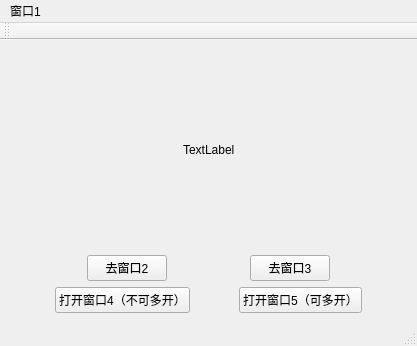
<?xml version="1.0" encoding="UTF-8"?>
<ui version="4.0">
 <class>MainWindow</class>
 <widget class="QMainWindow" name="MainWindow">
  <property name="geometry">
   <rect>
    <x>0</x>
    <y>0</y>
    <width>417</width>
    <height>346</height>
   </rect>
  </property>
  <property name="windowTitle">
   <string>MainWindow</string>
  </property>
  <widget class="QWidget" name="centralWidget">
   <layout class="QVBoxLayout" name="verticalLayout">
    <item>
     <layout class="QHBoxLayout" name="horizontalLayout_2">
      <item>
       <spacer name="horizontalSpacer">
        <property name="orientation">
         <enum>Qt::Horizontal</enum>
        </property>
        <property name="sizeHint" stdset="0">
         <size>
          <width>77</width>
          <height>20</height>
         </size>
        </property>
       </spacer>
      </item>
      <item>
       <widget class="QLabel" name="labelPic">
        <property name="text">
         <string>TextLabel</string>
        </property>
       </widget>
      </item>
      <item>
       <spacer name="horizontalSpacer_2">
        <property name="orientation">
         <enum>Qt::Horizontal</enum>
        </property>
        <property name="sizeHint" stdset="0">
         <size>
          <width>77</width>
          <height>20</height>
         </size>
        </property>
       </spacer>
      </item>
     </layout>
    </item>
    <item>
     <layout class="QHBoxLayout" name="horizontalLayout">
      <item>
       <spacer name="horizontalSpacer_3">
        <property name="orientation">
         <enum>Qt::Horizontal</enum>
        </property>
        <property name="sizeHint" stdset="0">
         <size>
          <width>63</width>
          <height>20</height>
         </size>
        </property>
       </spacer>
      </item>
      <item>
       <widget class="QPushButton" name="btn_1_2">
        <property name="text">
         <string>去窗口2</string>
        </property>
       </widget>
      </item>
      <item>
       <spacer name="horizontalSpacer_9">
        <property name="orientation">
         <enum>Qt::Horizontal</enum>
        </property>
        <property name="sizeHint" stdset="0">
         <size>
          <width>40</width>
          <height>20</height>
         </size>
        </property>
       </spacer>
      </item>
      <item>
       <widget class="QPushButton" name="btn_1_3">
        <property name="text">
         <string>去窗口3</string>
        </property>
       </widget>
      </item>
      <item>
       <spacer name="horizontalSpacer_4">
        <property name="orientation">
         <enum>Qt::Horizontal</enum>
        </property>
        <property name="sizeHint" stdset="0">
         <size>
          <width>63</width>
          <height>20</height>
         </size>
        </property>
       </spacer>
      </item>
     </layout>
    </item>
    <item>
     <layout class="QHBoxLayout" name="horizontalLayout_4">
      <item>
       <spacer name="horizontalSpacer_6">
        <property name="orientation">
         <enum>Qt::Horizontal</enum>
        </property>
        <property name="sizeHint" stdset="0">
         <size>
          <width>40</width>
          <height>20</height>
         </size>
        </property>
       </spacer>
      </item>
      <item>
       <widget class="QPushButton" name="pushButton">
        <property name="text">
         <string>打开窗口4（不可多开）</string>
        </property>
       </widget>
      </item>
      <item>
       <spacer name="horizontalSpacer_7">
        <property name="orientation">
         <enum>Qt::Horizontal</enum>
        </property>
        <property name="sizeHint" stdset="0">
         <size>
          <width>40</width>
          <height>20</height>
         </size>
        </property>
       </spacer>
      </item>
      <item>
       <widget class="QPushButton" name="pushButton_2">
        <property name="text">
         <string>打开窗口5（可多开）</string>
        </property>
       </widget>
      </item>
      <item>
       <spacer name="horizontalSpacer_8">
        <property name="orientation">
         <enum>Qt::Horizontal</enum>
        </property>
        <property name="sizeHint" stdset="0">
         <size>
          <width>40</width>
          <height>20</height>
         </size>
        </property>
       </spacer>
      </item>
     </layout>
    </item>
   </layout>
  </widget>
  <widget class="QMenuBar" name="menuBar">
   <property name="geometry">
    <rect>
     <x>0</x>
     <y>0</y>
     <width>417</width>
     <height>21</height>
    </rect>
   </property>
   <widget class="QMenu" name="menu_1">
    <property name="title">
     <string>窗口1</string>
    </property>
   </widget>
   <addaction name="menu_1"/>
  </widget>
  <widget class="QToolBar" name="mainToolBar">
   <attribute name="toolBarArea">
    <enum>TopToolBarArea</enum>
   </attribute>
   <attribute name="toolBarBreak">
    <bool>false</bool>
   </attribute>
  </widget>
  <widget class="QStatusBar" name="statusBar"/>
 </widget>
 <layoutdefault spacing="6" margin="11"/>
 <resources/>
 <connections/>
</ui>
